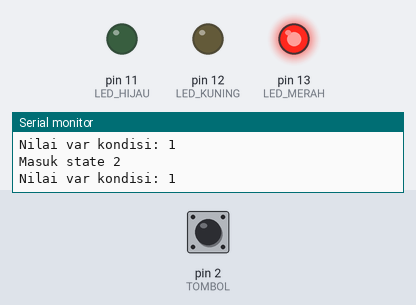
A sketch run on a simulated Arduino Uno, built with avr-gcc and run on an emulated ATmega328P. Parts: output pins drawn as LEDs (lit = HIGH), the last lines printed to the serial monitor. The test bench sets the inputs (shaded band); at power-on: pin 2 (TOMBOL) HIGH.

Above: at 1.2 s.
1.3 s: pin 2 (TOMBOL) pulled LOW for 0.15 s
At 2.6 s:
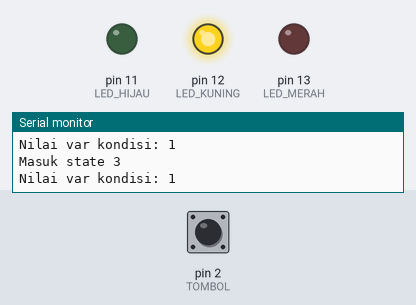
3.1 s: pin 2 (TOMBOL) pulled LOW for 1 s
At 5.4 s:
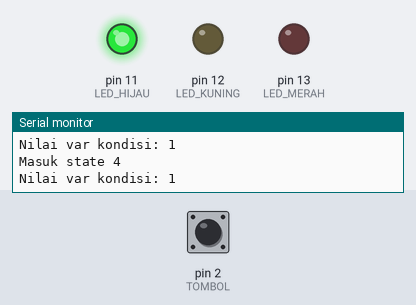
5.7 s: pin 2 (TOMBOL) pulled LOW for 0.15 s
At 6.6 s:
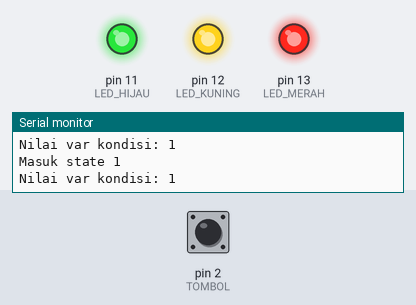
7.5 s: pin 2 (TOMBOL) pulled LOW for 3.2 s
At 12.1 s:
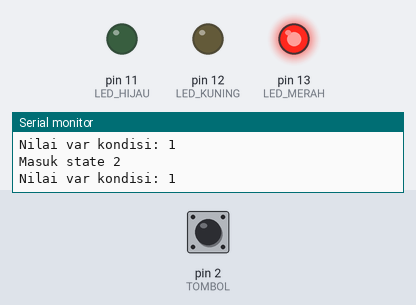
Timing chart, 0 to 13.6 s (numbered marks = the images above; inputs shaded):
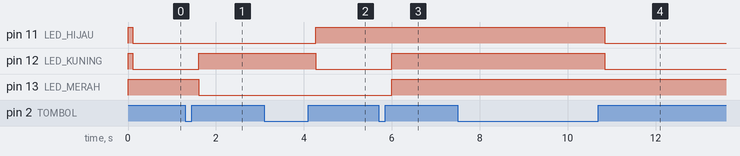

The sketch:

percobaan2.2.ino
```cpp
#define LED_MERAH 13
#define LED_KUNING 12
#define LED_HIJAU 11
#define TOMBOL 2

int state = 1;
int input_sblm = HIGH;
int tepi_naik = HIGH;

unsigned long waktu_debouncing = 0;
unsigned long delay_debouncing = 50;

int input = LOW;
int kondisi_sblm = LOW;

void state_1();
void state_2();
void state_3();
void state_4();
void setup() {
  pinMode(LED_MERAH, OUTPUT);
  pinMode(LED_KUNING, OUTPUT);
  pinMode(LED_HIJAU, OUTPUT);
  pinMode(TOMBOL, INPUT_PULLUP);
  Serial.begin(9600);

}
void loop() {
  int kondisi = digitalRead(TOMBOL);
  Serial.print("Nilai var kondisi: ");
  Serial.println(kondisi);
  if (kondisi != kondisi_sblm) {
    waktu_debouncing = millis();
  }
  if ((millis() - waktu_debouncing) > delay_debouncing) {
    if (kondisi != input) {
      input = kondisi;
    }
  }
  kondisi_sblm = kondisi;
  if (input == LOW && input_sblm == HIGH) {
    input_sblm = input;
  } else if (input == HIGH && input_sblm == LOW) {
    input_sblm = input;
    tepi_naik = LOW;
  }
  switch (state) {
    case 1:
      state_1();
      if (tepi_naik == LOW) {
        state = 2;
      }
      break;
    case 2:
      state_2();
      if (tepi_naik == LOW) {
        state = 3;
      }
      break;
    case 3:
      state_3();
      if (tepi_naik == LOW) {
        state = 4;
      }
      break;
    case 4:
      state_4();
      if (tepi_naik == LOW) {
        state = 1;
      }
      break;
  }
  tepi_naik = HIGH;
}
void state_1() {
  digitalWrite(LED_MERAH, HIGH);
  digitalWrite(LED_KUNING, HIGH);
  digitalWrite(LED_HIJAU, HIGH);
  Serial.println("Masuk state 1");
}
void state_2() {
  digitalWrite(LED_MERAH, HIGH);
  digitalWrite(LED_KUNING, LOW);
  digitalWrite(LED_HIJAU, LOW);
  Serial.println("Masuk state 2");
}
void state_3() {
  digitalWrite(LED_MERAH, LOW);
  digitalWrite(LED_KUNING, HIGH);
  digitalWrite(LED_HIJAU, LOW);
  Serial.println("Masuk state 3");
}
void state_4() {
  digitalWrite(LED_MERAH, LOW);
  digitalWrite(LED_KUNING, LOW);
  digitalWrite(LED_HIJAU, HIGH);
  Serial.println("Masuk state 4");
}
```

Measured:
- after the input at 1.3 s, pin 12 (LED_KUNING): LOW → HIGH after 0.31 s; pin 13 (LED_MERAH): HIGH → LOW after 0.31 s
- after the input at 3.1 s, pin 11 (LED_HIJAU): LOW → HIGH after 1.2 s; pin 12 (LED_KUNING): HIGH → LOW after 1.2 s
- after the input at 5.7 s, pin 12 (LED_KUNING), pin 13 (LED_MERAH): LOW → HIGH after 0.30 s
- after the input at 7.5 s, pin 11 (LED_HIJAU), pin 12 (LED_KUNING): HIGH → LOW after 3.3 s
